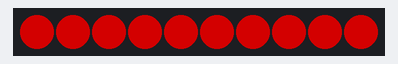
A program run on a simulated BBC micro:bit (MakeCode). Shown: 10 RGB LEDs in strip order, left to right. Dim RGB values are drawn brighter than linear.

Above: at 0.1 s.
At 2.1 s:
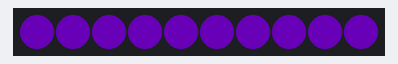

Measured:
- what the display in image 1 shows lasts 2.0 s, from 2.0 s to 4.0 s

The program:

main.ts
```typescript
let strip = neopixel.create(DigitalPin.P0, 10, NeoPixelMode.RGB)
basic.forever(function () {
    strip.showColor(neopixel.colors(NeoPixelColors.Red))
    strip.show()
    basic.pause(2000)
    strip.showColor(neopixel.colors(NeoPixelColors.Indigo))
    strip.show()
    basic.pause(2000)
})
```

test.ts
```typescript
// Tady jsou testy. Při použití tohoto balíčku jako rozšíření nebude zkompilováno.
```
